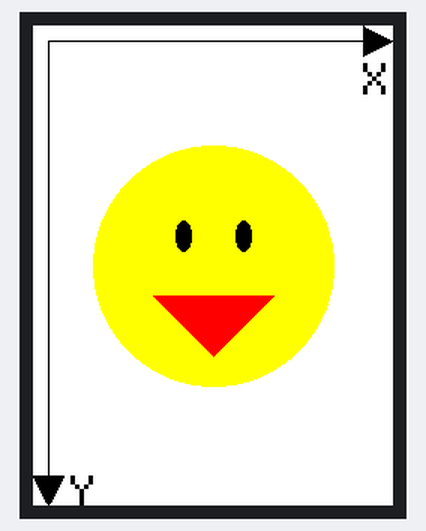
A sketch run on a simulated ESP32. On the bench: 240×320 colour display.

Above: at 0.3 s.

The sketch:

Display-Exercise2.ino
```cpp
#include "TFT_eSPI.h"
TFT_eSPI tft;

void setup() {
    tft.begin();
    tft.fillScreen(TFT_WHITE);

    //Pfeil y- Richtung:
    tft.drawLine(10,10,10,319,TFT_BLACK);
    tft.fillTriangle(0,300,20,300,10,319,TFT_BLACK);
    tft.drawChar(25, 300,  'Y',  TFT_BLACK,  TFT_WHITE, 3);

    //Pfeil x- Richtung:
    tft.drawLine(10,10,239,10,TFT_BLACK);
    tft.fillTriangle(220,0,220,20,239,10,TFT_BLACK);
    tft.drawChar(220, 25,  'X',  TFT_BLACK,  TFT_WHITE, 3);

    //Smiley
    tft.fillCircle(120, 160, 80, TFT_YELLOW);   //Kopf
    tft.fillEllipse(100, 140, 5,10, TFT_BLACK); //linkes Auge
    tft.fillEllipse(140, 140, 5,10, TFT_BLACK); //rechtes Auge
    tft.fillTriangle(120,220,80,180,160,180,TFT_RED); //Mund
}

void loop() {}
```
